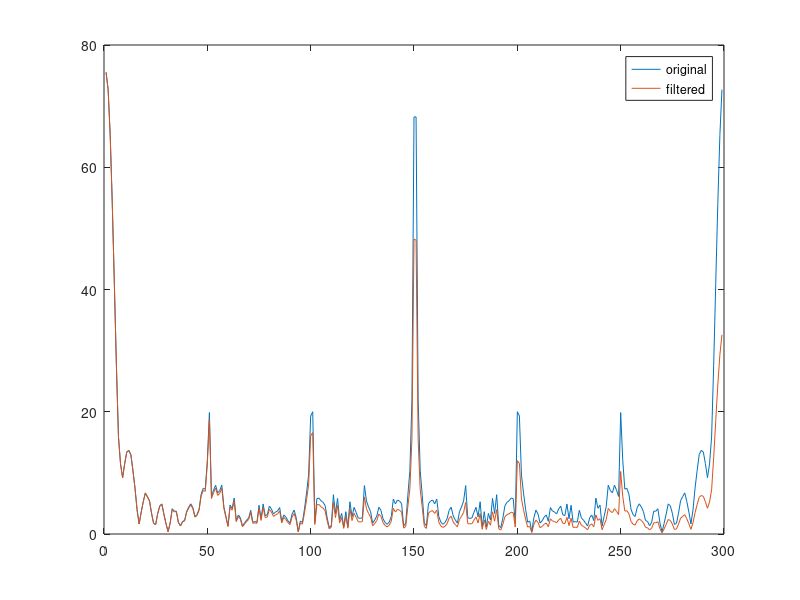
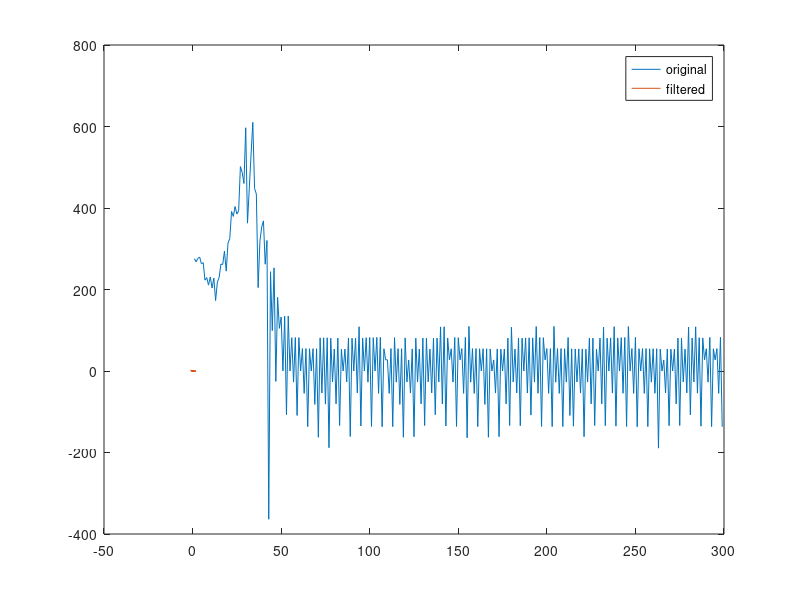

MATLAB code to generate these figures, in order:
clc; clear; close all

data = [
    275.6135751
    267.9164051
    276.5870479
    279.6576959
    263.1109358
    265.8191525
    222.8680378
    229.2626754
    210.8231427
    230.8343341
    203.5495954
    227.9429572
    172.9317676
    218.1861757
    229.7788819
    262.4045129
    261.2556241
    294.2182273
    245.1113593
    314.3868832
    324.8240836
    391.411095
    379.3589917
    403.7189098
    385.1639308
    393.0764788
    501.6918705
    487.2204723
    460.2832197
    596.9076107
    362.7931391
    446.9372398
    529.8248378
    610.1954915
    447.8216021
    434.540099
    204.6794386
    317.7757124
    353.1275291
    368.4194821
    262.0364563
    320.2240849
    -363.8394797
    243.6521739
    99.06604784
    253.167781
    -25.50290929
    180.6756495
    104.6864163
    132.5737164
    0
    134.4450335
    -107.2540921
    134.8235166
    0
    81.73371763
    -27.27015421
    82.19679791
    -109.0811002
    81.96482172
    0
    55.00489389
    -54.90120889
    55.00489389
    -136.4801301
    54.54035669
    0
    54.84946402
    -81.964822
    54.6946192
    -162.549511
    81.27410937
    -54.13181613
    81.50348154
    -81.27410964
    81.50348154
    -188.2243733
    80.59113605
    -26.8888182
    53.92907525
    -80.59113632
    80.81794064
    -133.8173723
    53.4765959
    0
    53.77768355
    -26.8888182
    81.04559708
    -160.7316269
    80.36517933
    0
    81.04559708
    -53.97966546
    108.5694612
    -134.9499954
    81.04559708
    0
    81.73371763
    -27.27015421
    82.19679791
    -136.0954366
    81.73371763
    0
    82.4296503
    -54.90120889
    82.66338305
    -136.8662749
    54.6946192
    27.45058001
    27.52839265
    -54.90120889
    55.00489389
    -136.4801301
    81.96482172
    -27.34728535
    54.84946402
    -81.964822
    54.6946192
    -162.549511
    81.27410937
    -27.11675992
    27.1422456
    -54.13181613
    54.23356766
    -161.1835463
    80.59113605
    -26.8888182
    53.92907525
    -80.59113632
    80.81794064
    -133.8173723
    80.36517933
    -26.81340553
    53.77768355
    -53.67707049
    80.81794064
    -107.2540921
    80.59113605
    -26.8888182
    108.2640134
    -81.04559735
    108.5694612
    -134.9499954
    81.04559708
    27.1422456
    54.54035669
    -27.27015421
    82.19679791
    -136.0954366
    81.73371763
    27.37306036
    55.00489389
    -54.90120889
    82.66338305
    -163.9309541
    109.492727
    -27.42470765
    55.00489389
    -54.90120889
    55.00489389
    -136.4801301
    54.54035669
    0
    54.84946402
    -81.964822
    54.6946192
    -162.549511
    54.08103573
    0
    27.1422456
    -54.13181613
    54.23356766
    -161.1835463
    53.62685798
    0
    53.92907525
    -80.59113632
    80.81794064
    -133.8173723
    107.3545167
    -26.8888182
    53.92907525
    -53.82808447
    81.04559708
    -134.1935002
    80.59113605
    0
    81.27410937
    -54.13181613
    81.50348154
    -108.1624529
    81.27410937
    -27.11675992
    109.1838126
    -54.59171305
    82.19679791
    -136.0954366
    81.73371763
    27.37306036
    55.00489389
    -54.90120889
    55.00489389
    -136.4801301
    109.492727
    -27.42470765
    55.00489389
    -54.90120889
    55.00489389
    -136.4801301
    54.54035669
    -27.27015421
    82.19679791
    -109.0811002
    54.54035669
    -135.330376
    54.08103573
    -27.04049407
    54.23356766
    -54.13181613
    54.23356766
    -161.1835463
    53.62685798
    -26.81340553
    80.81794064
    -80.59113632
    80.81794064
    -133.8173723
    53.4765959
    0
    80.81794064
    -80.59113632
    107.9597102
    -134.1935002
    80.59113605
    0
    81.27410937
    -54.13181613
    108.8760591
    -135.330376
    81.27410937
    0
    81.96482172
    -54.59171305
    82.19679791
    -136.0954366
    109.1838126
    0
    55.00489389
    -54.90120889
    82.66338305
    -136.8662749
    54.6946192
    0
    55.00489389
    -54.90120889
    55.00489389
    -136.4801301
    54.54035669
    -27.27015421
    54.6946192
    -54.59171305
    54.6946192
    -189.2861293
    53.92907525
    0
    27.0658842
    -53.97966546
    54.08103573
    -134.1935002
    53.62685798
    0
    53.92907525
    -80.59113632
    80.81794064
    -133.8173723
    80.36517933
    -26.81340553
    53.77768355
    -53.67707049
    107.9597102
    -107.555745
    80.81794064
    -26.96451394
    108.5694612
    -54.28453915
    81.73371763
    -135.330376
    81.27410937
    27.21889452
    54.6946192
    -27.34728535
    82.4296503
    -136.4801301
    54.54035669
    27.37306036
    55.00489389
    -54.90120889
    82.66338305
    -136.8662749    
].';

% apply FFT
N = length(data);
T = 1525296/10^6; % sampling period

data_fft = fft(data)*T/N;

% low pass filter with derivative
f = 150; % cutoff frequency
omega = 1:length(data_fft);
H = 1./(1 + 1i*omega/f); % transfer function

% apply filter
data_fft_filtered = data_fft .* H;

%plot frequency spectrum
figure(1)
plot(abs(data_fft))
hold on
plot(abs(data_fft_filtered))
legend('original', 'filtered')


% apply inverse FFT
data_filtered = ifft(data_fft_filtered);

% plot
figure(2)
plot(data)
hold on
plot(data_filtered)
legend('original', 'filtered')


